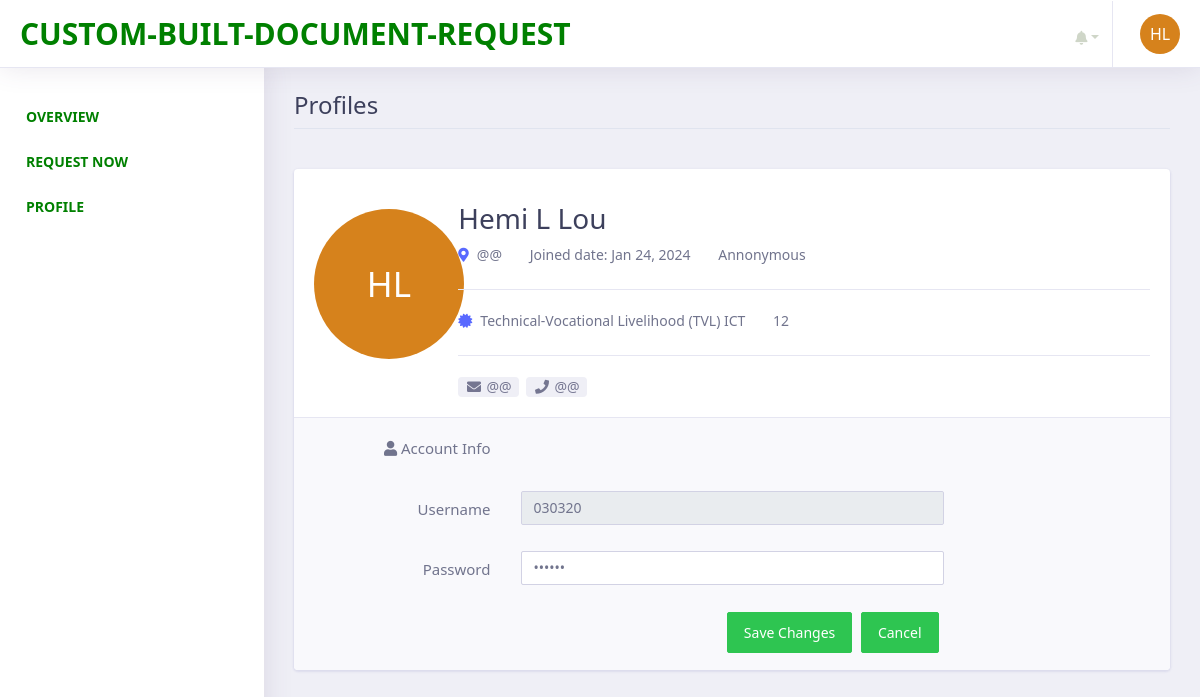
Page /student/profile.php (signed in) on the committed database.
### tables this page shows
CREATE TABLE `tbl_student` (
  `student_id` int(11) NOT NULL,
  `studentID_no` text NOT NULL,
  `first_name` varchar(255) NOT NULL,
  `middle_name` varchar(255) NOT NULL,
  `last_name` varchar(255) NOT NULL,
  `course` varchar(255) NOT NULL,
  `year_level` varchar(255) NOT NULL,
  `date_ofbirth` varchar(255) NOT NULL,
  `gender` varchar(255) NOT NULL,
  `complete_address` varchar(255) NOT NULL,
  `email_address` varchar(255) NOT NULL,
  `mobile_number` varchar(255) NOT NULL,
  `username` varchar(255) NOT NULL,
  `password` varchar(255) NOT NULL,
  `account_status` text NOT NULL,
  `date_created` date NOT NULL DEFAULT current_timestamp()
);

### init/model/class_model.php (called while the page is built, shortened)
<?php
	class class_model{
		public $host = db_host;
		public $user = db_user;
		public $pass = db_pass;
		public $dbname = db_name;
		public $conn;
		private function connect(){
			$this->conn = new mysqli($this->host, $this->user, $this->pass, $this->dbname);
		}
		public function student_account($student_id){
			$stmt = $this->conn->prepare("SELECT * FROM `tbl_student` WHERE `student_id` = ?") or die($this->conn->error);
		    $stmt->bind_param("i", $student_id);
			if($stmt->execute()){
				$result = $stmt->get_result();
				$fetch = $result->fetch_array();
				return array(
					'first_name'=> $fetch['first_name'],
					'last_name'=>$fetch['last_name']
				);
			}
		}
		public function student_profile($student_id){
			$stmt = $this->conn->prepare("SELECT * FROM `tbl_student` WHERE `student_id` = ?") or die($this->conn->error);
		    $stmt->bind_param("i", $student_id);
			if($stmt->execute()){
				$result = $stmt->get_result();
				$fetch = $result->fetch_array();
				return array(
					'student_id'=>$fetch['student_id'],
					'studentID_no'=>$fetch['studentID_no'],
					'first_name'=> $fetch['first_name'],
					'middle_name'=>$fetch['middle_name'],
					'last_name'=>$fetch['last_name'],
					'course'=>$fetch['course'],
					'gender'=>$fetch['gender'],
					'year_level'=>$fetch['year_level'],
					'email_address'=>$fetch['email_address'],
					'complete_address'=>$fetch['complete_address'],
					'mobile_number'=>$fetch['mobile_number'],
					'username'=>$fetch['username'],
					'password'=>$fetch['password'],
					'date_created'=>$fetch['date_created']
				);
			}
		}
	}
?>

### student/profile.php (the view, shortened to what this page needs)
        <?php include('main_header/header.php');?>
       <?php include('left_sidebar/sidebar.php');?>
        <div class="dashboard-wrapper">
            <div class="container-fluid  dashboard-content">
                <div class="row">
                    <div class="col-xl-12 col-lg-12 col-md-12 col-sm-12 col-12">
                        <div class="page-header">
                             <h2 class="pageheader-title"> Profiles </h2>
                            <div class="page-breadcrumb">
                                <nav aria-label="breadcrumb">
                                    <ol class="breadcrumb">
                                    </ol>
                                </nav>
                            </div>
                        </div>
                    </div>
                </div>
                    <?php
                        $student_id = $_SESSION['student_id'];
                        $conn = new class_model();
                        $user = $conn->student_profile($student_id);
                    ?>
                    <div class="row">
                        <div class="col-xl-12 col-lg-12 col-md-12 col-sm-12 col-12">
                                    <div class="card influencer-profile-data">
                                        <div class="card-body">
                                            <div class="row">
                                                <div class="col-xl-2 col-lg-4 col-md-4 col-sm-4 col-12">
                                                    <div class="text-center">
                                                        <div id="profileImage_2"></div>
                                                        </div>
                                                    </div>
                                                    <div class="col-xl-10 col-lg-8 col-md-8 col-sm-8 col-12">
                                                        <div class="user-avatar-info">
                                                            <div class="m-b-20">
                                                                <div class="user-avatar-name">
                                                                    <h2 class="mb-1"><span id="firstName"><?= ucfirst($user['first_name']).' </span>'.ucfirst($user['middle_name']).'<span id="lastName"> '.ucfirst($user['last_name']); ?></span></h2>
                                                                </div><br>
                                                            </div>
                                                            <div class="user-avatar-address">
                                                                <p class="border-bottom pb-3">
                                                                    <span class="d-xl-inline-block d-block mb-2"><i class="fa fa-map-marker-alt mr-2 text-primary "></i><?= ucfirst($user['complete_address']); ?></span>
                                                                    <span class="mb-2 ml-xl-4 d-xl-inline-block d-block">Joined date: <?= date("M d, Y",strtotime($user['date_created'])); ?> </span>
                                                                    <span class=" mb-2 d-xl-inline-block d-block ml-xl-4"><?= ucfirst($user['gender']); ?>
                                                                            </span>
                                                                </p>
                                                                <p class="border-bottom pb-3">
                                                                    <span class="d-xl-inline-block d-block mb-2"><i class="fa fa-certificate mr-2 text-primary "></i><?= ucfirst($user['course']); ?></span>
                                                                    <span class="mb-2 ml-xl-4 d-xl-inline-block d-block"><?= ucfirst($user['year_level']); ?> </span>
                                                                </p>
                                                                <div class="mt-3">
                                                                    <a href="#" class="badge badge-light mr-1"><i class="fa fa-fw fa-envelope"></i> <?= ucfirst($user['email_address']); ?></a> <a href="#" class="badge badge-light mr-1"><i class="fa fa-fw fa-phone"></i> <?= ucfirst($user['mobile_number']); ?></a>
                                                                </div>
                                                            </div>
                                                        </div>
                                                    </div>
                                                </div>
                                            </div>
                                            <div class="border-top user-social-box">
                                                <form id="validationform" data-parsley-validate="" novalidate="" method="POST">
                                                    <div class="form-group row">
                                                        <label class="col-12 col-sm-3 col-form-label text-sm-right"><i class="fa fa-user"></i> Account Info</label>
                                                    </div>
                                                    <div class="form-group row">
                                                        <label class="col-12 col-sm-3 col-form-label text-sm-right">Username</label>
                                                        <div class="col-12 col-sm-8 col-lg-6">
                                                            <input data-parsley-type="alphanum" type="text" name="username" value="<?= $user['username']; ?>" required="" placeholder="" class="form-control" readonly>
                                                        </div>
                                                    </div>
                                                    <div class="form-group row">
                                                        <label class="col-12 col-sm-3 col-form-label text-sm-right">Password</label>
                                                        <div class="col-12 col-sm-8 col-lg-6">
                                                            <input data-parsley-type="alphanum" type="password" name="password" value="<?= $user['password']; ?>" required="" placeholder="" class="form-control">
                                                        </div>
                                                    </div>
                                                    <div class="form-group row text-right">
                                                        <div class="col col-sm-10 col-lg-9 offset-sm-1 offset-lg-0">
                                                            <button type="button" class="btn btn-space btn-success" id="btn-change">Save Changes</button>
                                                            <button class="btn btn-space btn-success">Cancel</button>
                                                        </div>
                                                    </div>
                                                </form>
                                            </div>
                                        </div>
                                    </div>
                            </div>
                        </div>
                    </div>
            </div>
</body>
</html>

### student/main_header/header.php (style rules this page uses)
body, h1, h2, h3, h4, h5, h6, p { font-family: 'system-ui', sans-serif; }
* { box-sizing: border-box; }
#profileImage_2 { width: 150px; height: 150px; border-radius: 50%; background:#d6821c; font-size: 35px; color: #fff; text-align: center; line-height: 150px; margin: 20px 0; }

### rows in the picture
tbl_student: first_name "Hemi", middle_name "L", last_name "Lou", complete_address "@@", date_created "Jan 24, 2024", gender "Annonymous", course "Technical-Vocational Livelihood (TVL) ICT", year_level "12", email_address "@@", mobile_number "@@", username "030320"
